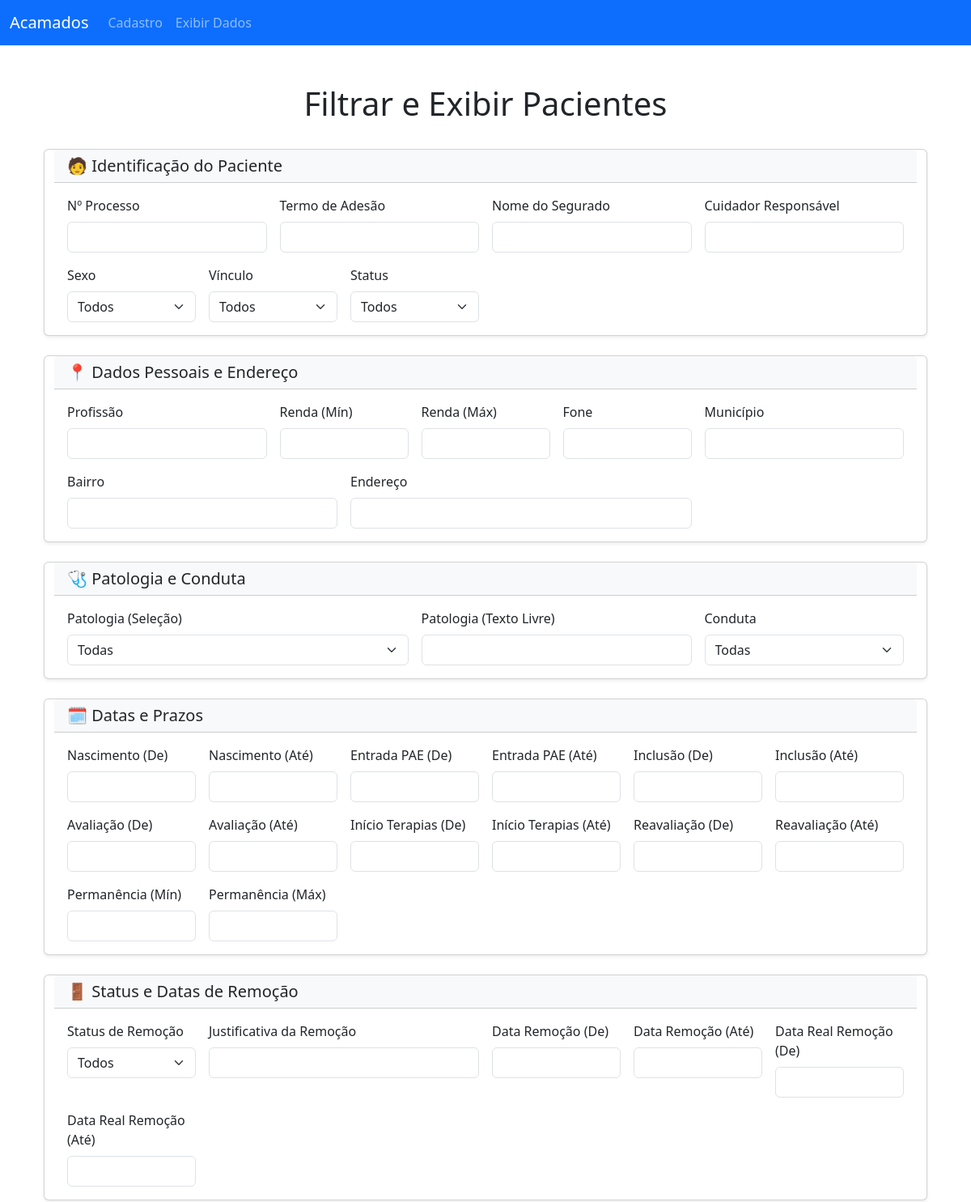
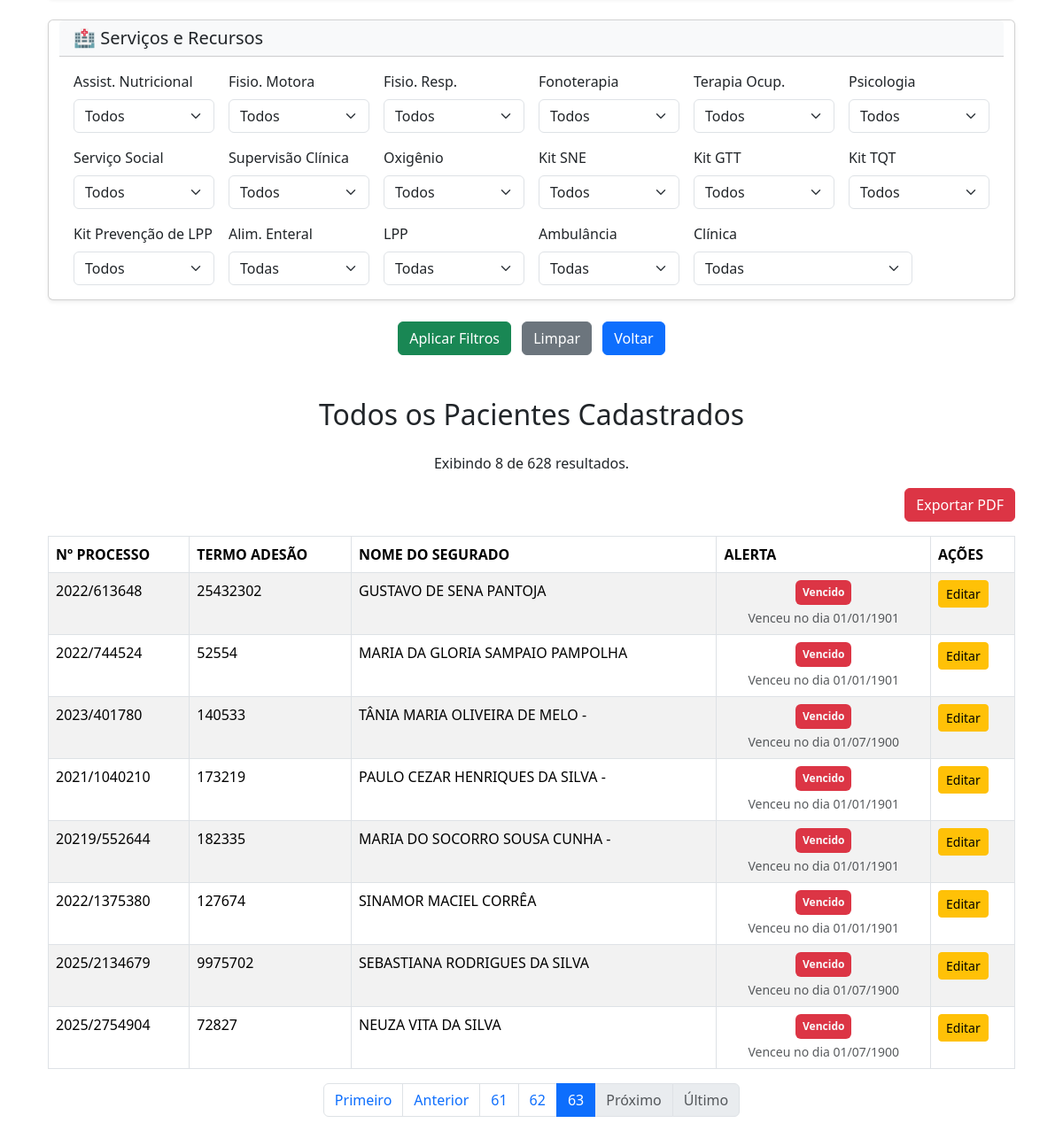
The page /acamados/pacientes/exibir_dados.php?pagina=63& on the database its author committed (2 pictures, top to bottom).
### tables this page shows
CREATE TABLE `pacientes` (
  `numero_processo` varchar(255) NOT NULL,
  `termo_adesao` varchar(255) NOT NULL,
  `nome_segurado` varchar(255) NOT NULL,
  `profissao_paciente` varchar(255) DEFAULT NULL,
  `renda_paciente` decimal(10,2) DEFAULT NULL,
  `status_paciente` varchar(50) NOT NULL COMMENT 'Ex: Regular, Irregular',
  `genero` char(1) NOT NULL COMMENT 'M ou F',
  `data_nascimento` date NOT NULL,
  `vinculo` varchar(50) NOT NULL COMMENT 'Ex: TIT, DEP, Contrato 123',
  `data_entrada_pae` date NOT NULL,
  `data_avaliacao` date DEFAULT NULL,
  `data_inclusao` date NOT NULL COMMENT 'Início da contagem do tempo de permanência',
  `tempo_permanencia` int(11) NOT NULL COMMENT 'Em meses: 3, 6, 12, etc.',
  `data_inicio_terapias` date DEFAULT NULL,
  `clinicas_credenciadas` varchar(255) DEFAULT NULL COMMENT 'Ex: Medclin, I-saúde',
  `data_reavaliacao` date DEFAULT NULL,
  `patologia_base` varchar(255) DEFAULT NULL,
  `conduta` varchar(50) DEFAULT NULL COMMENT 'Ex: Manutenção, Alta do Programa, Alta dos Serviços',
  `endereco` varchar(255) DEFAULT NULL,
  `bairro` varchar(255) DEFAULT NULL,
  `municipio` varchar(255) DEFAULT NULL,
  `fone` varchar(255) DEFAULT NULL,
  `ambulancia` varchar(50) DEFAULT NULL COMMENT 'Ex: U/E, C/E, Ambos (U/E e C/E)',
  `atendimento_nutricional` varchar(10) DEFAULT 'Não',
  `fisioterapia_motora` varchar(10) DEFAULT 'Não',
  `fisioterapia_respiratoria` varchar(10) DEFAULT 'Não',
  `fonoterapia` varchar(10) DEFAULT 'Não',
  `terapia_ocupacional` varchar(10) DEFAULT 'Não',
  `psicologia` varchar(10) DEFAULT 'Não',
  `servico_social` varchar(50) DEFAULT NULL COMMENT 'Ex: Avaliado, Não Avaliado',
  `supervisao_clinica` varchar(10) DEFAULT 'Não',
  `kit_sne` varchar(10) DEFAULT 'Não',
  `kit_lpp` varchar(10) DEFAULT NULL,
  `kit_gtt` varchar(10) DEFAULT 'Não',
  `kit_tqt` varchar(10) DEFAULT 'Não',
  `kit_prevencao` varchar(10) DEFAULT 'Não',
  `alimentacao_enteral` varchar(50) DEFAULT 'Não' COMMENT 'Ex: CONTÍNUA, CONTRATUAL, Não',
  `oxigenio` varchar(10) DEFAULT 'Não',
  `cuidador_responsavel` varchar(255) NOT NULL,
  `data_cadastro` timestamp NOT NULL DEFAULT current_timestamp() COMMENT 'Campo não exibido no sistema',
  `data_remocao` datetime DEFAULT NULL,
  `justificativa_remocao` text DEFAULT NULL,
  `data_real_remocao` datetime DEFAULT NULL COMMENT 'Timestamp real de quando a data de remoção foi definida pela primeira vez'
);

### acamados/pacientes/filtros.php (called while the page is built, shortened)
<?php
function build_sql_conditions($conn, $get_params) {
    $sql_conditions = [];
    $text_fields = [
        'numero_processo', 'termo_adesao', 'nome_segurado', 'profissao_paciente',
        'endereco', 'bairro', 'municipio', 'fone', 'cuidador_responsavel',
        'clinicas_credenciadas', 'ambulancia', 'conduta', 'patologia_base',
        'justificativa_remocao'
    ];
    $exact_fields = [
        'genero', 'status_paciente', 'vinculo', 'tempo_permanencia', 'atendimento_nutricional',
        'fisioterapia_motora', 'fisioterapia_respiratoria', 'fonoterapia',
        'terapia_ocupacional', 'psicologia', 'servico_social', 'supervisao_clinica',
        'kit_sne', 'kit_lpp', 'kit_gtt', 'kit_tqt', 'kit_prevencao', 'alimentacao_enteral',
        'oxigenio'
    ];
    $date_filters = [
        'data_nascimento_inicio' => 'p.data_nascimento >=',
        'data_nascimento_fim' => 'p.data_nascimento <=',
        'data_entrada_pae_inicio' => 'p.data_entrada_pae >=',
        'data_entrada_pae_fim' => 'p.data_entrada_pae <=',
        'data_avaliacao_inicio' => 'p.data_avaliacao >=',
        'data_avaliacao_fim' => 'p.data_avaliacao <=',
        'data_inclusao_inicio' => 'p.data_inclusao >=',
        'data_inclusao_fim' => 'p.data_inclusao <=',
        'data_inicio_terapias_inicio' => 'p.data_inicio_terapias >=',
        'data_inicio_terapias_fim' => 'p.data_inicio_terapias <=',
        'data_reavaliacao_inicio' => 'p.data_reavaliacao >=',
        'data_reavaliacao_fim' => 'p.data_reavaliacao <=',
        'data_remocao_inicio' => 'p.data_remocao >=',
        'data_remocao_fim' => 'p.data_remocao <=',
        'data_real_remocao_inicio' => 'p.data_real_remocao >=',
        'data_real_remocao_fim' => 'p.data_real_remocao <=',
    ];
    return $sql_conditions;
}

### acamados/pacientes/_tabela_resultados.php (the view, shortened to what this page needs)
<?php
function get_vencimento_status($data_inclusao, $tempo_permanencia) {
    $data_inclusao_obj = DateTime::createFromFormat('Y-m-d', $data_inclusao);
    try {
        $data_vencimento = clone $data_inclusao_obj;
        $data_vencimento->modify("+$tempo_permanencia months");
        $data_atual = new DateTime();
        $data_alerta_limite = clone $data_vencimento;
        if ($data_atual > $data_vencimento) {
            $diff = $data_atual->diff($data_vencimento);
            return ['status' => 'Vencido', 'class' => 'bg-danger', 'message' => 'Venceu no dia ' . $data_vencimento->format('d/m/Y')];
        }
        return ['status' => 'OK', 'class' => 'bg-success', 'message' => 'Vencimento: ' . $data_vencimento->format('d/m/Y')];
    } catch (Exception $e) {
        return ['status' => 'Erro', 'class' => 'bg-dark', 'message' => 'Erro de cálculo'];
    }
}
?>
<?php if ($total_resultados > 0): ?>
    <div class="text-center mb-3">
        Exibindo <?php echo count($pacientes); ?> de <?php echo $total_resultados; ?> resultados.
    </div>
    <div class="d-flex justify-content-end mb-3">
        <a href="exportar_pdf.php?<?php echo $filtro_query; ?>" class="btn btn-danger" target="_blank">
            Exportar PDF
        </a>
    </div>
    <div class="table-responsive" id="tabela">
        <table class="table table-striped table-hover table-bordered">
            <thead>
                <tr>
                    <th>Nº PROCESSO</th>
                    <th>TERMO ADESÃO</th>
                    <th>NOME DO SEGURADO</th>
                    <th>ALERTA</th>
                    <th>AÇÕES</th>
                </tr>
            </thead>
            <tbody>
                <?php foreach ($pacientes as $paciente): ?>
                    <?php
                    $alerta_status = '';
                    $alerta_class = '';
                    $alerta_message = '';
                    $linha_estilo = '';
                    if (!empty($paciente['data_remocao'])) {
                        $alerta_status = 'Excluído';
                        $alerta_class = 'bg-danger';
                        $alerta_message = 'Removido em ' . date('d/m/Y', strtotime($paciente['data_remocao']));
                        $linha_estilo = 'style="opacity: 0.6;"';
                    }
                    else {
                        $vencimento = get_vencimento_status($paciente['data_inclusao'], $paciente['tempo_permanencia']);
                        $alerta_status = $vencimento['status'];
                        $alerta_class = $vencimento['class'];
                        $alerta_message = $vencimento['message'];
                    }
                    ?>
                    <tr <?php echo $linha_estilo; ?>>
                        <td><?php echo htmlspecialchars($paciente['numero_processo']); ?></td>
                        <td><?php echo htmlspecialchars($paciente['termo_adesao']); ?></td>
                        <td><?php echo htmlspecialchars($paciente['nome_segurado']); ?></td>
                        <td class="text-center">
                            <span class="badge <?php echo $alerta_class; ?> text-light p-2">
                                <?php echo $alerta_status; ?>
                            </span>
                            <small class="d-block text-muted mt-1"><?php echo $alerta_message; ?></small>
                        </td>
                        <td>
                            <a href="../editar_paciente/editar_paciente.php?numero_processo=<?php echo urlencode($paciente['numero_processo']); ?>&termo_adesao=<?php echo urlencode($paciente['termo_adesao']); ?>" class="btn btn-sm btn-warning">Editar</a>
                        </td>
                    </tr>
                <?php endforeach; ?>
            </tbody>
        </table>
    </div>
    <?php if ($total_paginas > 1): ?>
        <nav aria-label="Navegação da página">
            <ul class="pagination justify-content-center">
                <li class="page-item <?php if ($pagina_atual <= 1) echo 'disabled'; ?>">
                    <a class="page-link" href="?pagina=1&<?php echo $filtro_query; ?>">Primeiro</a>
                </li>
                <li class="page-item <?php if ($pagina_atual <= 1) echo 'disabled'; ?>">
                    <a class="page-link" href="?pagina=<?php echo $pagina_atual - 1; ?>&<?php echo $filtro_query; ?>">Anterior</a>
                </li>
                <?php for ($i = max(1, $pagina_atual - 2); $i <= min($pagina_atual + 2, $total_paginas); $i++): ?>
                    <li class="page-item <?php if ($pagina_atual == $i) echo 'active'; ?>">
                        <a class="page-link" href="?pagina=<?php echo $i; ?>&<?php echo $filtro_query; ?>"><?php echo $i; ?></a>
                    </li>
                <?php endfor; ?>
                <li class="page-item <?php if ($pagina_atual >= $total_paginas) echo 'disabled'; ?>">
                    <a class="page-link" href="?pagina=<?php echo $pagina_atual + 1; ?>&<?php echo $filtro_query; ?>">Próximo</a>
                </li>
                <li class="page-item <?php if ($pagina_atual >= $total_paginas) echo 'disabled'; ?>">
                    <a class="page-link" href="?pagina=<?php echo $total_paginas; ?>&<?php echo $filtro_query; ?>">Último</a>
                </li>
            </ul>
        </nav>
    <?php endif; ?>
<?php else: ?>
    <div class="alert alert-info text-center" role="alert">
        Nenhum paciente encontrado com os filtros aplicados.
    </div>
<?php endif; ?>

### rows shown on the page
pacientes: numero_processo "2022/613648", termo_adesao "25432302", nome_segurado "GUSTAVO DE SENA PANTOJA", alerta_status "Vencido", alerta_message "Venceu no dia 01/01/1901"
pacientes: numero_processo "2022/744524", termo_adesao "52554", nome_segurado "MARIA DA GLORIA SAMPAIO PAMPOLHA", alerta_status "Vencido", alerta_message "Venceu no dia 01/01/1901"
pacientes: numero_processo "2023/401780", termo_adesao "140533", nome_segurado "TÂNIA MARIA OLIVEIRA DE MELO -", alerta_status "Vencido", alerta_message "Venceu no dia 01/07/1900"
pacientes: numero_processo "2021/1040210", termo_adesao "173219", nome_segurado "PAULO CEZAR HENRIQUES DA SILVA -", alerta_status "Vencido", alerta_message "Venceu no dia 01/01/1901"
pacientes: numero_processo "20219/552644", termo_adesao "182335", nome_segurado "MARIA DO SOCORRO SOUSA CUNHA -", alerta_status "Vencido", alerta_message "Venceu no dia 01/01/1901"
pacientes: numero_processo "2022/1375380", termo_adesao "127674", nome_segurado "SINAMOR MACIEL CORRÊA", alerta_status "Vencido", alerta_message "Venceu no dia 01/01/1901"
pacientes: numero_processo "2025/2134679", termo_adesao "9975702", nome_segurado "SEBASTIANA RODRIGUES DA SILVA", alerta_status "Vencido", alerta_message "Venceu no dia 01/07/1900"
pacientes: numero_processo "2025/2754904", termo_adesao "72827", nome_segurado "NEUZA VITA DA SILVA", alerta_status "Vencido", alerta_message "Venceu no dia 01/07/1900"

### other values the page prints
$label "Assist. Nutricional"
$label "Fisio. Motora"
$label "Fisio. Resp."
$label "Fonoterapia"
$label "Terapia Ocup."
$label "Psicologia"
$label "Serviço Social"
$label "Supervisão Clínica"
$label "Oxigênio"
$label "Kit SNE"
$label "Kit GTT"
$label "Kit TQT"
$label "Kit Prevenção de LPP"
$filtro_titulo "Todos os Pacientes Cadastrados"
count($pacientes) "8"
